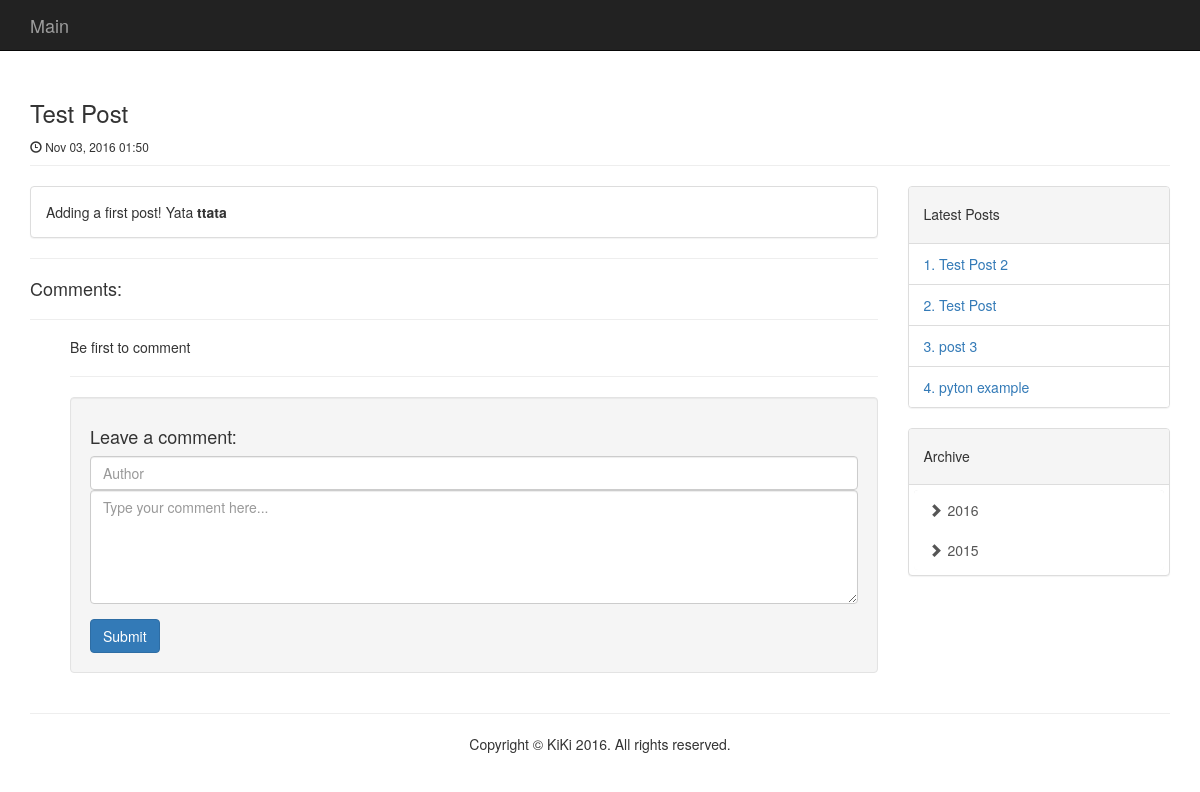
/view_post/1/, run on an earlier commit of the app's database.
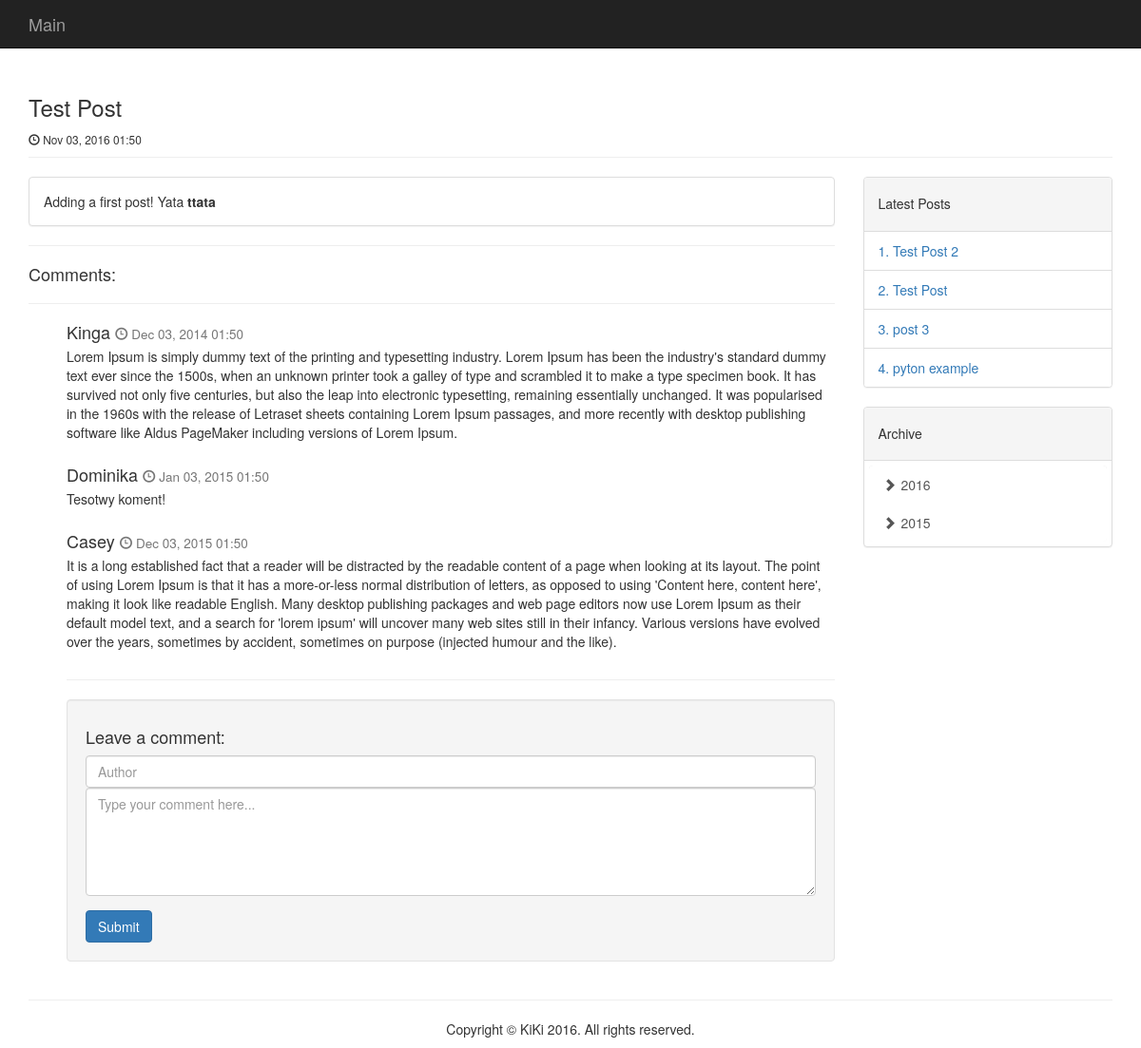
And on a later commit of the database.
### blog_app/models.py (models this page shows, shortened)
class Post(models.Model):
    date_added = models.DateTimeField(auto_now_add=True)
    title = models.CharField(max_length=200)
    text = models.TextField()

class Comment(models.Model):
    post = models.ForeignKey(Post, related_name='comments')
    date_added = models.DateTimeField(auto_now_add=True)
    author = models.CharField(max_length=200)
    text = models.TextField()

### blog_app/views.py (the view)
# urls.py: url(r'^view_post/(?P<post_id>\d+)/$', views.view_post, name='view_post'),
def view_post(request, post_id):
    blog_post = Post.objects.get(id=post_id)
    comments = Comment.objects.filter(post_id=post_id)
    last_posts = get_latest_post()
    archive = get_archive()
    context = {'blog_post': blog_post, 'comments': comments, 'l_posts': last_posts, 'archive_tree': archive}
    return render(request, 'blog_app/view_post.html', context)

### blog_app/static/functions/queries.py (called while the page is built)
def get_latest_post():
    last5posts = Post.objects.defer("text").order_by('-date_added')[:5]
    return last5posts

### blog_app/templates/blog_app/view_post.html (shortened to what this page needs)
{% extends "blog_app/base.html" %}
{% block header%}
<h3>{{blog_post.title}}</h3>
<small><span class="glyphicon glyphicon-time" aria-hidden="true"></span> {{blog_post.date_added|date:'M d, Y H:i'}}</small>
{% endblock header%}
{% block content %}
<div class="panel panel-default">
    <div class="panel-body">
        {{blog_post.text|safe}}
    </div>
</div>
<hr/>
<h4>Comments:</h4>
<hr/>
<div id="commentsDiv" class="comment-section">
    {% include "blog_app/comments.html" %}
    <hr/>
    <div class="well">
        <h4>Leave a comment:</h4>
        <form id="newComment" method="post" class="form">
            <div class="form-group">
                <input class="form-control" type="text" name="author" placeholder="Author"/>
                <textarea class="form-control" rows="5" name=text placeholder="Type your comment here..."></textarea>
            </div>
            <button id="submitComment" type="submit" class="btn btn-primary">Submit</button>
        </form>
    </div>
</div>
{% endblock content %}

### blog_app/templates/blog_app/base.html (shortened to what this page needs)
<!DOCTYPE html>
<html lang="en">
<head>
    {% load bootstrap3 %}
    {% bootstrap_css %}
    {% load static %}
    <link rel="stylesheet" type="text/css" href="{% static 'styles/site.css' %}">
    <link rel="stylesheet" href="https://cdnjs.cloudflare.com/ajax/libs/font-awesome/4.7.0/css/font-awesome.min.css">
</head>
<body>
<nav class="navbar navbar-inverse navbar-fixed-top lead">
    <div class="container">
        <div id="navbar" class="navbar-collapse collapse">
            <ul class="nav navbar-nav">
                <li><a class="navbar-brand" href="{% url 'blog_app:index' %}">Main</a></li>
            </ul>
        </div>
    </div>
</nav>
<div class="container">
    <div class="row">
        <div class="col-md-12">
            <div class="page-header">
                {% block header %}
                {% endblock header %}
            </div>
        </div>
    </div>
    <div class="row">
        <div class="col-md-9">
            <div id="pageContent">
                <div>
                    {% block content %}
                    {% endblock content%}
                </div>
            </div>
        </div>
        <div class="col-md-3">
            <div id="latestPosts">
                {% include "blog_app/latest_posts.html" %}
            </div>
            <div id="archiveTree">
                {% include "blog_app/archive.html" %}
            </div>
        </div>
    </div>
</div>
<footer>
    <div class="container">
        <hr/>
        <p class="text-center">Copyright © KiKi 2016. All rights reserved.</p>
    </div>
</footer>
</body>
</html>

### blog_app/templates/blog_app/comments.html
<div>
    {% for comment in comments %}
    <div class="media">
        <div class="media-body">
            <h4 class="media-heading">
                {{comment.author}}
                <small><span class="glyphicon glyphicon-time" aria-hidden="true"></span> {{comment.date_added|date:'M d, Y H:i'}}</small>
            </h4>
            {{comment.text | linebreaks}}
        </div>
    </div>
    {% empty %}
    <h5>Be first to comment</h5>
    {% endfor %}
</div>

### blog_app/templates/blog_app/latest_posts.html
<div class="panel panel-default">
    <div class="panel-heading">
        <h5>Latest Posts</h5>
    </div>
    <ul class="list-group">
        {% for l_post in l_posts %}
        <li class="list-group-item"><a href="{% url 'blog_app:view_post' l_post.id %}">{{ forloop.counter }}. {{l_post.title}}</a></li>
        {% empty %}
        <li class="list-group-item">
            No posts yet :(
        </li>
        {% endfor %}
    </ul>
</div>

### blog_app/templates/blog_app/archive.html (shortened to what this page needs)
<div class="panel panel-default">
    <div class="panel-heading">
        <h5>Archive</h5>
    </div>
    <div class="list-padding">
        <div class="list-group list-group-root well">
            {% for yearNode in archive_tree %}
            <a href="#item-{{yearNode.year}}" class="list-group-item chevron-toggle" data-toggle="collapse">
                <i class="glyphicon glyphicon-chevron-right"></i>{{ yearNode.year }}
            </a>
            {% empty %}
            <div class="list-group-item">
                No posts yet :(
            </div>
            {% endfor %}
        </div>
    </div>
</div>

### blog_app/static/styles/site.css (style rules this page uses)
body { margin-top: 60px; }
.list-padding { padding: 5px; }
.list-group.list-group-root { padding: 0px; overflow: hidden; border-width: 0px; }
.list-group.list-group-root > .list-group-item { margin-bottom: 0px; border-width: 0px; }
.list-group.list-group-root.well, .list-group { margin-bottom: 0px; }
.list-group-item .glyphicon { margin-right: 5px; }
.comment-section { padding-left:40px; }

What changed in the data, as far as the page shows it:
added Comment: author "Kinga", date_added "Dec 03, 2014 01:50", text "Lorem Ipsum is simply dummy text of the printing and typesetting industry. Lorem Ipsum has been the industry's standard dummy text ever since the 1500s, when an unknown printer took a galley of type and scrambled it to make a type specimen book. It has survived not only five centuries, but also the leap into electronic typesetting, remaining essentially unchanged. It was popularised in the 1960s with the release of Letraset sheets containing Lorem Ipsum passages, and more recently with desktop publishing software like Aldus PageMaker including versions of Lorem Ipsum."
added Comment: author "Dominika", date_added "Jan 03, 2015 01:50", text "Tesotwy koment!"
added Comment: author "Casey", date_added "Dec 03, 2015 01:50", text "It is a long established fact that a reader will be distracted by the readable content of a page when looking at its layout. The point of using Lorem Ipsum is that it has a more-or-less normal distribution of letters, as opposed to using 'Content here, content here', making it look like readable English. Many desktop publishing packages and web page editors now use Lorem Ipsum as their default model text, and a search for 'lorem ipsum' will uncover many web sites still in their infancy. Various versions have evolved over the years, sometimes by accident, sometimes on purpose (injected humour and the like)."
Also different on the page:
text no longer shown: "Be first to comment"
